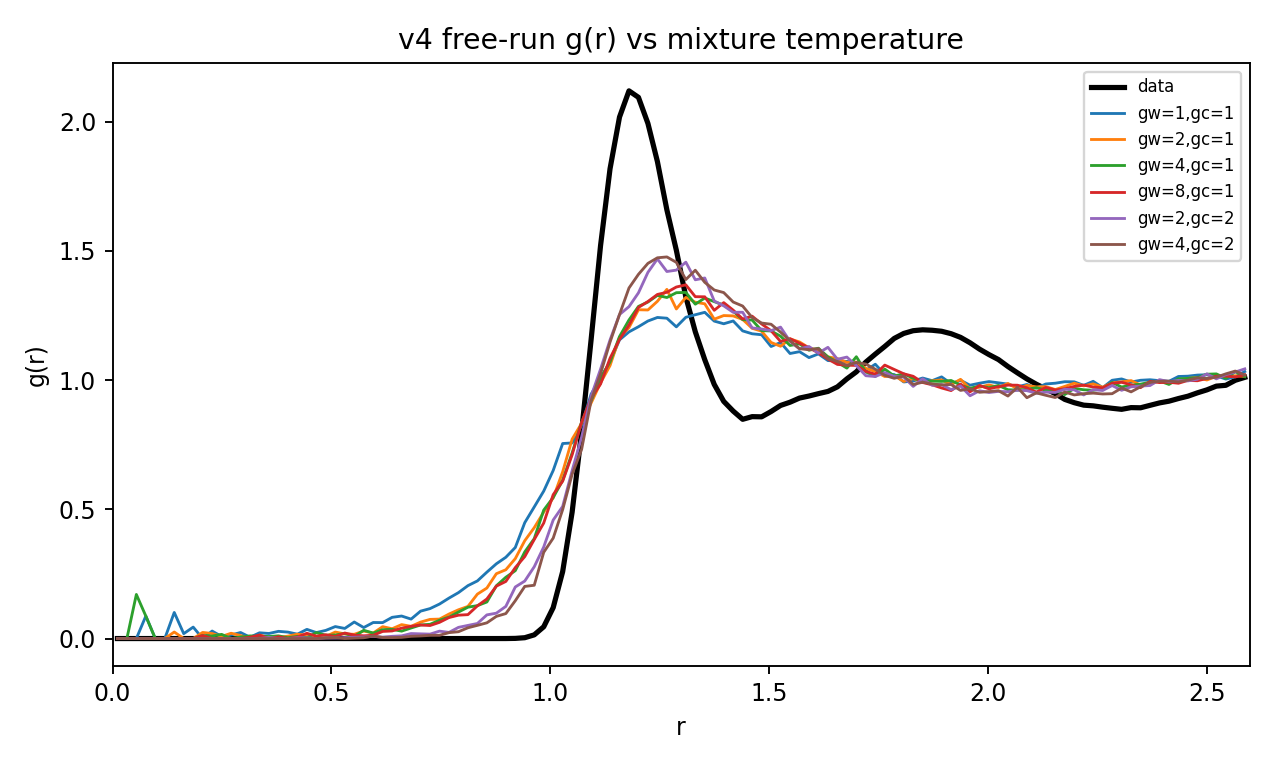

Generate this figure with Python:
"""Mode-sharpened MDN sampling scan: temper mixture logits (gamma_w) and optionally component
covariances (gamma_c: L -> L/sqrt(gamma_c)) via a _params patch — sample() and log_prob() share
_params, so the tempered model's density stays exact-by-construction (verified per gamma).
Metrics per gamma: free-run g(r) shells, U/N, one-shot logw spread/ESS under the TEMPERED density."""
import math, types, torch, matplotlib
matplotlib.use("Agg")
import matplotlib.pyplot as plt
from liquid_coupling_flow.mw.mw_generator_v4 import MWGlobalAR
from liquid_coupling_flow.mw.mw_reference import g_r
from liquid_coupling_flow.mw.mw_energy import mw_energy_chunked, RHO_STAR, T_STAR

ART = "liquid_coupling_flow/mw/artifacts"
DEV = "cuda" if torch.cuda.is_available() else "cpu"
ck = torch.load(f"{ART}/mw_gen_N64_v4.pt", map_location=DEV, weights_only=False)
kw = {k: ck[k] for k in ("d_model", "n_layers", "n_heads", "n_mix", "rail_k")}
N = ck["train_N"]; L = (N / RHO_STAR) ** (1/3); beta = 1.0 / T_STAR
ext = torch.load(f"{ART}/mw_ref_N64_ext.pt", map_location="cpu", weights_only=False)
r_ref, gr_ref = g_r(ext["cfgs"][-6400:], L)

def make(gw, gc):
    m = MWGlobalAR(**kw).to(DEV).eval(); m.load_state_dict(ck["state_dict"])
    orig = m.head._params.__func__
    def tempered(self, h):
        logits, mean, Lm = orig(self, h)
        return gw * logits, mean, Lm / math.sqrt(gc)
    m.head._params = types.MethodType(tempered, m.head)
    return m

rows, curves = [], {}
B = 512
for gw, gc in ((1.0,1.0), (2.0,1.0), (4.0,1.0), (8.0,1.0), (2.0,2.0), (4.0,2.0)):
    m = make(gw, gc)
    g = torch.Generator(device=DEV).manual_seed(123)
    with torch.no_grad():
        x, logq = m.sample(B, N, L, gen=g)
        lp = m.log_prob(x, L, preordered=True)
    cons = float((logq - lp).abs().max())
    U = mw_energy_chunked(x, L).double()
    _, gr = g_r(x.cpu(), L)
    logw = (-beta * U.to(DEV) - logq.double()).cpu()
    ess = float(1.0 / (torch.softmax(logw - logw.max(), 0) ** 2).sum())
    i1, i2 = int(1.19/(L/2)*len(r_ref)), int(1.85/(L/2)*len(r_ref))
    rows.append((gw, gc, float(gr[i1]), float(gr[i2]), float((U/N).median()), float((U/N).mean()), ess, cons))
    curves[(gw, gc)] = gr
    print(f"gw={gw:.0f} gc={gc:.0f}: shell1 {gr[i1]:.2f} shell2 {gr[i2]:.2f} "
          f"U/N med {float((U/N).median()):+.3f} mean {float((U/N).mean()):+.2f} "
          f"ESS {ess:.1f}/{B} consistency {cons:.1e}", flush=True)
print(f"reference: shell1 {float(gr_ref[i1]):.2f} shell2 {float(gr_ref[i2]):.2f} U/N -1.627")
fig, ax = plt.subplots(figsize=(7.5, 4.5))
ax.plot(r_ref, gr_ref, "k", lw=2.2, label="data")
for (gwc, gr) in curves.items():
    ax.plot(r_ref, gr, lw=1.2, label=f"gw={gwc[0]:.0f},gc={gwc[1]:.0f}")
ax.set(xlabel="r", ylabel="g(r)", xlim=(0, L/2), title="v4 free-run g(r) vs mixture temperature")
ax.legend(fontsize=7); fig.tight_layout()
out = "reports/logs-2026-07-10/mw_v4_gamma_scan.png"
fig.savefig(out, dpi=170); print("PLOT:", out)
torch.save({"rows": rows, "curves": curves, "r": r_ref, "g_ref": gr_ref}, f"{ART}/mw_v4_gamma_scan.pt")
